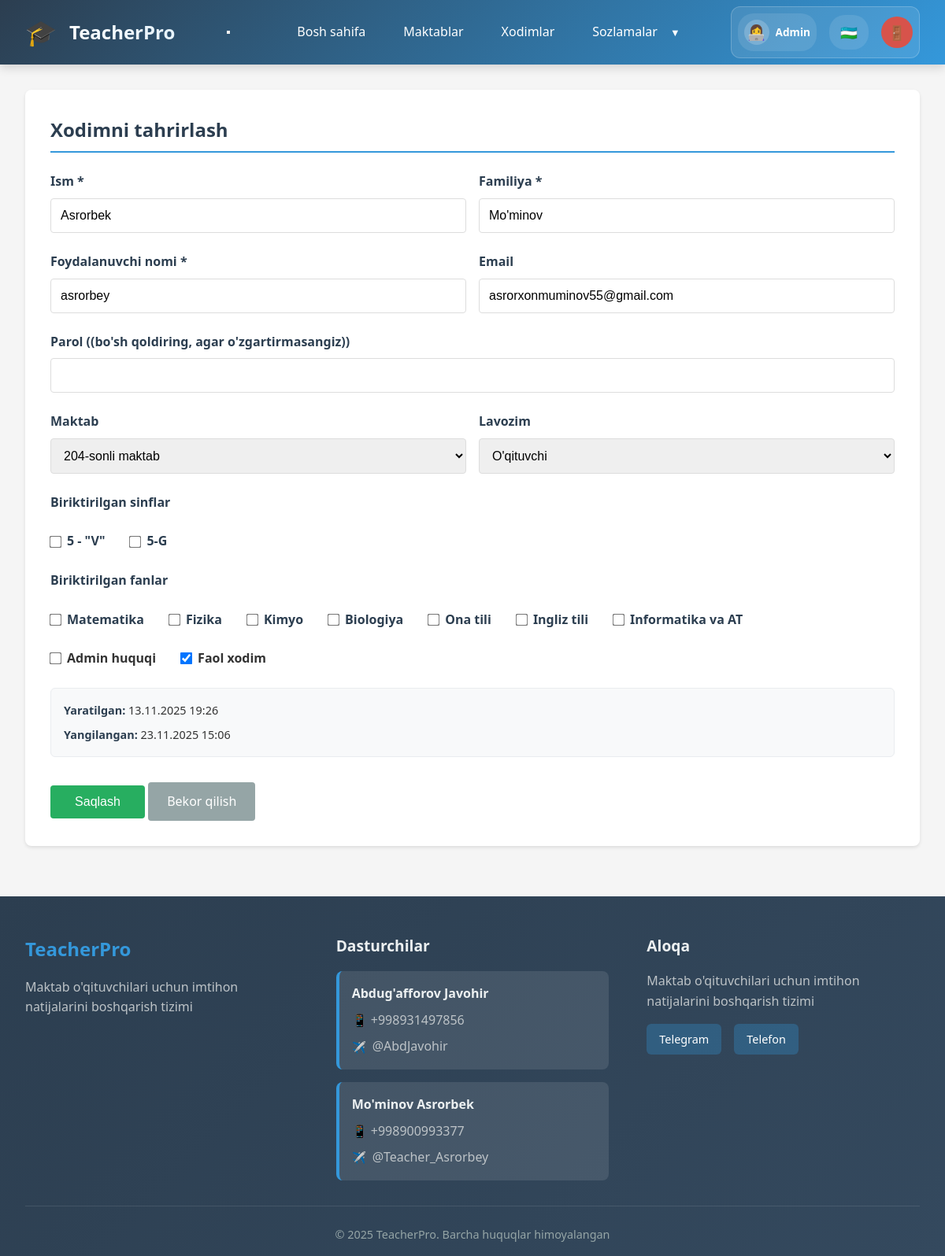
Before: /admin/employees/edit/2 (signed in) with the older database file.
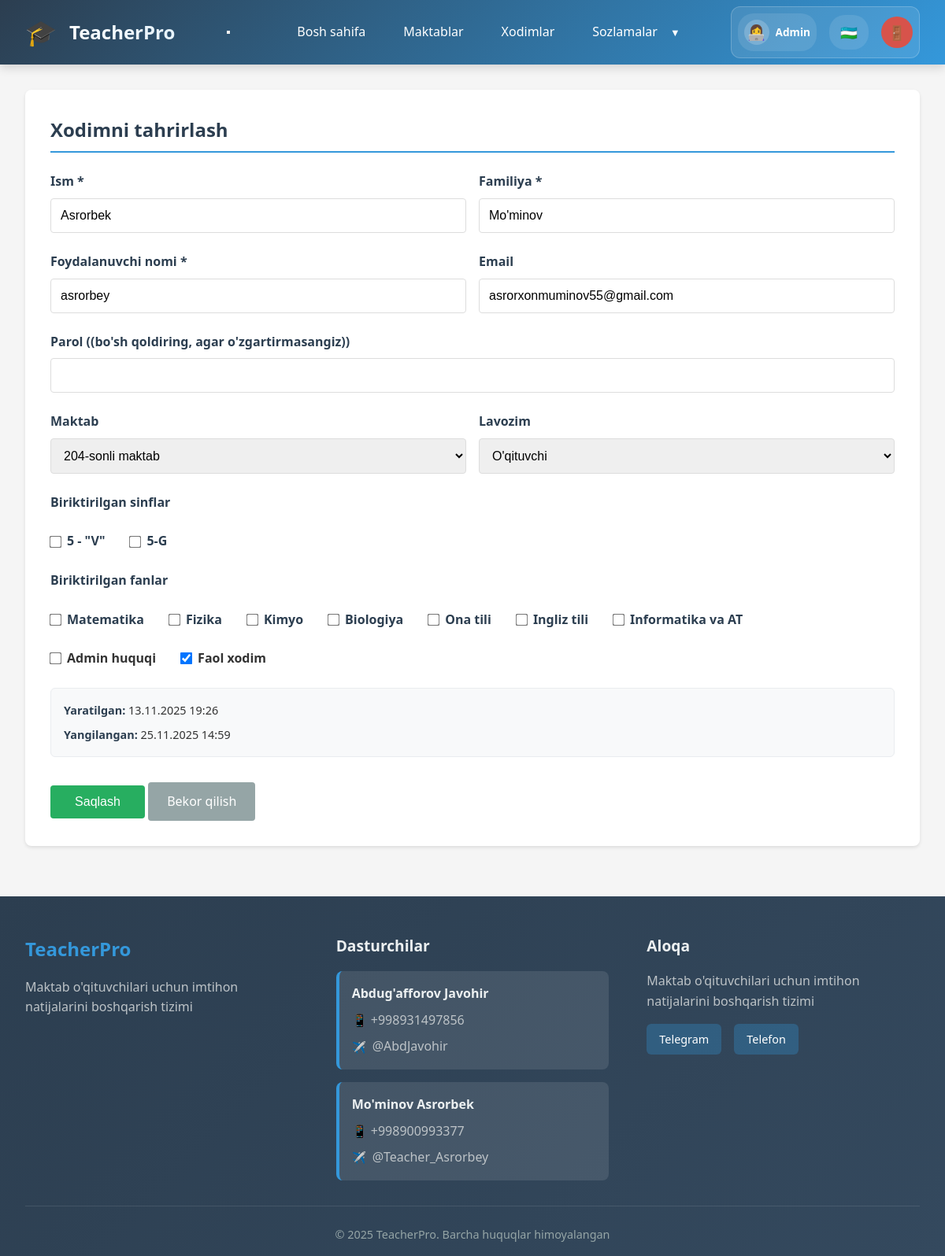
After: the same page with the newer database file.
### models.py (models this page shows, shortened)
class Base(DeclarativeBase):
    pass

class Employee(Base):
    __tablename__ = 'employees'
    id = Column(Integer, primary_key=True)
    username = Column(String(80), unique=True, nullable=False)
    password_hash = Column(String(200), nullable=False)
    first_name = Column(String(100), nullable=False)
    last_name = Column(String(100), nullable=False)
    email = Column(String(100))
    is_admin = Column(Boolean, default=False)
    is_active = Column(Boolean, default=True)
    school_id = Column(Integer, ForeignKey('schools.id'), nullable=True)
    staff_title_id = Column(Integer, ForeignKey('staff_titles.id'), nullable=True)
    created_at = Column(DateTime, default=datetime.utcnow)
    updated_at = Column(DateTime, default=datetime.utcnow, onupdate=datetime.utcnow)
    school = relationship('School', back_populates='employees')
    staff_title = relationship('StaffTitle', back_populates='employees')
    assigned_classes = relationship('SchoolClass', secondary='teacher_classes', back_populates='assigned_teachers')
    assigned_subjects = relationship('Subject', secondary='teacher_subjects', back_populates='assigned_teachers')

class School(Base):
    __tablename__ = 'schools'
    id = Column(Integer, primary_key=True)
    name = Column(String(200), nullable=False)
    address = Column(Text)
    phone = Column(String(50))
    email = Column(String(100))
    created_at = Column(DateTime, default=datetime.utcnow)
    employees = relationship('Employee', back_populates='school', cascade='all, delete-orphan')
    classes = relationship('SchoolClass', back_populates='school', cascade='all, delete-orphan')

class StaffTitle(Base):
    __tablename__ = 'staff_titles'
    id = Column(Integer, primary_key=True)
    title = Column(String(100), nullable=False, unique=True)
    employees = relationship('Employee', back_populates='staff_title')

### routers/admin.py (the view)
@router.get("/employees/edit/{id}", response_class=HTMLResponse)
async def edit_employee_page(
    request: Request,
    id: int,
    db: AsyncSession = Depends(get_db)
):
    result = await db.execute(
        select(Employee)
        .options(selectinload(Employee.assigned_classes), selectinload(Employee.assigned_subjects))
        .where(Employee.id == id)
    )
    employee = result.scalar_one_or_none()
    if not employee:
        flash(request, 'Xodim topilmadi', 'danger')
        return RedirectResponse(url="/admin/employees", status_code=303)
    schools_result = await db.execute(select(School))
    schools = schools_result.scalars().all()
    titles_result = await db.execute(select(StaffTitle))
    titles = titles_result.scalars().all()
    classes_result = await db.execute(select(SchoolClass))
    classes = classes_result.scalars().all()
    subjects_result = await db.execute(select(Subject))
    subjects = subjects_result.scalars().all()
    context = await get_template_context(request)
    context.update({
        'employee': employee,
        'schools': schools,
        'titles': titles,
        'classes': classes,
        'subjects': subjects
    })
    return templates.TemplateResponse('admin/employee_form.html', context)

### templates/admin/employee_form.html (shortened to what the changed rows need)
{% extends "base.html" %}
{% block content %}
<div class="card">
    <h2>{% if employee %}{{ _('edit_employee') }}{% else %}{{ _('new_employee') }}{% endif %}</h2>
    <form method="POST">
        <div class="form-row">
            <div class="form-group">
                <label for="first_name">{{ _('first_name') }} *</label>
                <input type="text" id="first_name" name="first_name"
                    value="{{ employee.first_name if employee else '' }}" required>
            </div>
            <div class="form-group">
                <label for="last_name">{{ _('last_name') }} *</label>
                <input type="text" id="last_name" name="last_name" value="{{ employee.last_name if employee else '' }}"
                    required>
            </div>
        </div>
        <div class="form-row">
            <div class="form-group">
                <label for="username">{{ _('username') }} *</label>
                <input type="text" id="username" name="username" value="{{ employee.username if employee else '' }}"
                    required>
            </div>
            <div class="form-group">
                <label for="email">{{ _('email') }}</label>
                <input type="email" id="email" name="email" value="{{ employee.email if employee else '' }}">
            </div>
        </div>
        <div class="form-row">
            <div class="form-group">
                <label for="school_id">{{ _('school') }}</label>
                <select id="school_id" name="school_id">
                    {% for school in schools %}
                    <option value="{{ school.id }}" {% if employee and employee.school_id==school.id %}selected{% endif
                        %}>
                        {{ school.name }}
                    </option>
                    {% endfor %}
                </select>
            </div>
            <div class="form-group">
                <label for="staff_title_id">{{ _('staff_title') }}</label>
                <select id="staff_title_id" name="staff_title_id">
                    {% for title in titles %}
                    <option value="{{ title.id }}" {% if employee and employee.staff_title_id==title.id %}selected{%
                        endif %}>
                        {{ title.title }}
                    </option>
                    {% endfor %}
                </select>
            </div>
        </div>
        <div class="checkbox-group">
            <div class="checkbox-item">
                <input type="checkbox" id="is_admin" name="is_admin" >
                <label for="is_admin">{{ _('admin_rights') }}</label>
            </div>
            <div class="checkbox-item">
                <input type="checkbox" id="is_active" name="is_active" {% if not employee or employee.is_active
                    %}checked{% endif %}>
                <label for="is_active">{{ _('active_employee') }}</label>
            </div>
        </div>
        {% if employee %}
        <div class="timestamp-info">
            <div class="timestamp-item">
                <strong>{{ _('created_at') }}:</strong> {{ employee.created_at.strftime('%d.%m.%Y %H:%M') }}
            </div>
            <div class="timestamp-item">
                <strong>{{ _('updated_at') }}:</strong> {{ employee.updated_at.strftime('%d.%m.%Y %H:%M') }}
            </div>
        </div>
        {% endif %}
    </form>
</div>
{% endblock %}

Changed rows visible on the page:
changed Employee "Asrorbek": updated_at "23.11.2025 15:06" → "25.11.2025 14:59"
